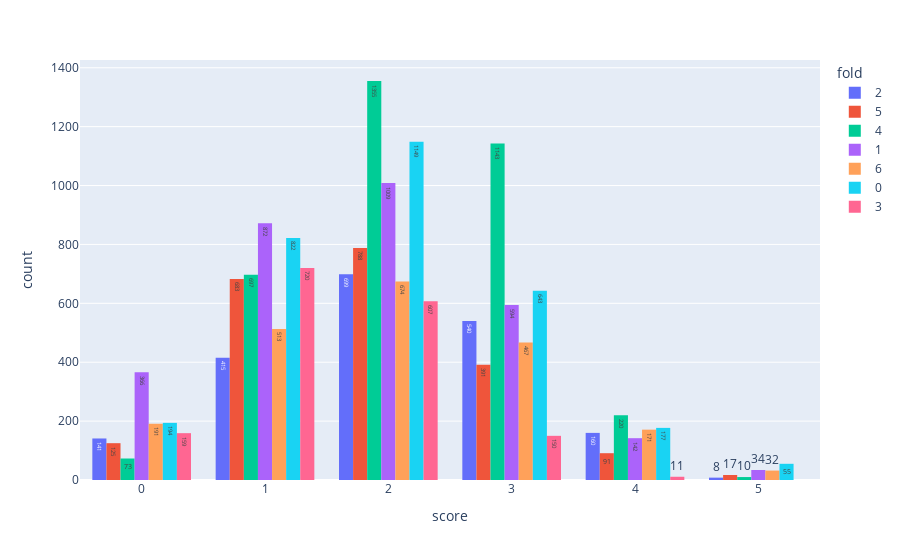

Notebook code cell kept with this figure:
### Code cell
px.histogram(train_df, x="score", color="fold", text_auto=True, barmode="group")

### Figure 1 — Plotly figure (JSON) as saved in the notebook; plotly's stock layout.template omitted (floating-point values rounded to 4 significant figures; data arrays with more than 128 entries replaced by an {"elided": "..."} marker saying what was removed)
{"data": [{"alignmentgroup": "True", "bingroup": "x", "hovertemplate": "fold=2<br>score=%{x}<br>count=%{y}<extra></extra>", "legendgroup": "2", "marker": {"color": "#636efa", "pattern": {"shape": ""}}, "name": "2", "offsetgroup": "2", "orientation": "v", "showlegend": true, "texttemplate": "%{value}", "type": "histogram", "x": {"elided": "1963 int values"}, "xaxis": "x", "yaxis": "y"}, {"alignmentgroup": "True", "bingroup": "x", "hovertemplate": "fold=5<br>score=%{x}<br>count=%{y}<extra></extra>", "legendgroup": "5", "marker": {"color": "#EF553B", "pattern": {"shape": ""}}, "name": "5", "offsetgroup": "5", "orientation": "v", "showlegend": true, "texttemplate": "%{value}", "type": "histogram", "x": {"elided": "2095 int values"}, "xaxis": "x", "yaxis": "y"}, {"alignmentgroup": "True", "bingroup": "x", "hovertemplate": "fold=4<br>score=%{x}<br>count=%{y}<extra></extra>", "legendgroup": "4", "marker": {"color": "#00cc96", "pattern": {"shape": ""}}, "name": "4", "offsetgroup": "4", "orientation": "v", "showlegend": true, "texttemplate": "%{value}", "type": "histogram", "x": {"elided": "3498 int values"}, "xaxis": "x", "yaxis": "y"}, {"alignmentgroup": "True", "bingroup": "x", "hovertemplate": "fold=1<br>score=%{x}<br>count=%{y}<extra></extra>", "legendgroup": "1", "marker": {"color": "#ab63fa", "pattern": {"shape": ""}}, "name": "1", "offsetgroup": "1", "orientation": "v", "showlegend": true, "texttemplate": "%{value}", "type": "histogram", "x": {"elided": "3017 int values"}, "xaxis": "x", "yaxis": "y"}, {"alignmentgroup": "True", "bingroup": "x", "hovertemplate": "fold=6<br>score=%{x}<br>count=%{y}<extra></extra>", "legendgroup": "6", "marker": {"color": "#FFA15A", "pattern": {"shape": ""}}, "name": "6", "offsetgroup": "6", "orientation": "v", "showlegend": true, "texttemplate": "%{value}", "type": "histogram", "x": {"elided": "2048 int values"}, "xaxis": "x", "yaxis": "y"}, {"alignmentgroup": "True", "bingroup": "x", "hovertemplate": "fold=0<br>score=%{x}<br>count=%{y}<extra></extra>", "legendgroup": "0", "marker": {"color": "#19d3f3", "pattern": {"shape": ""}}, "name": "0", "offsetgroup": "0", "orientation": "v", "showlegend": true, "texttemplate": "%{value}", "type": "histogram", "x": {"elided": "3040 int values"}, "xaxis": "x", "yaxis": "y"}, {"alignmentgroup": "True", "bingroup": "x", "hovertemplate": "fold=3<br>score=%{x}<br>count=%{y}<extra></extra>", "legendgroup": "3", "marker": {"color": "#FF6692", "pattern": {"shape": ""}}, "name": "3", "offsetgroup": "3", "orientation": "v", "showlegend": true, "texttemplate": "%{value}", "type": "histogram", "x": {"elided": "1647 int values"}, "xaxis": "x", "yaxis": "y"}], "layout": {"barmode": "group", "legend": {"title": {"text": "fold"}, "tracegroupgap": 0}, "margin": {"t": 60}, "xaxis": {"anchor": "y", "domain": [0, 1], "title": {"text": "score"}}, "yaxis": {"anchor": "x", "domain": [0, 1], "title": {"text": "count"}}}}
